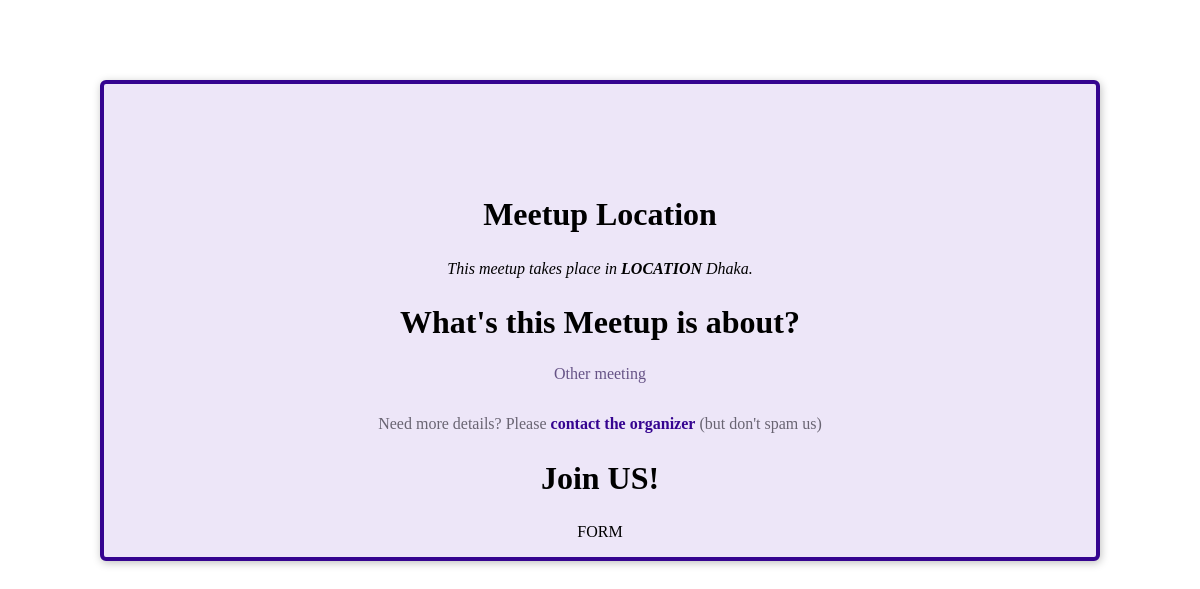
Page /meetup-details on the earlier database version.
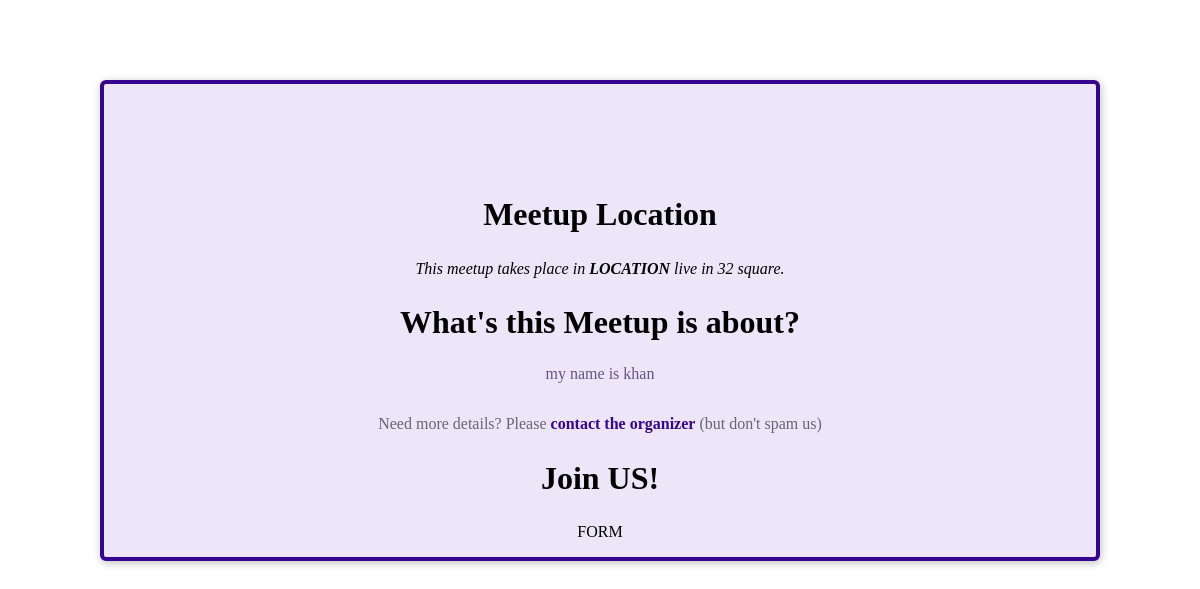
Same page on the later database version.
### model.py (models this page shows)
class meetups(db.Model):
   id = db.Column('meeting_id', db.Integer, primary_key=True)
   title = db.Column(db.String(100))
   description = db.Column(db.String(100))

### controller.py (the view)
@app.route('/meetup-details')
def meetup_details():
    titles = [item.title for item in meetups.query.all()]
    for item in titles:
        print(item)
    title = item
    description = [item.description for item in meetups.query.all()]
    for item in description:
        description = item
    return render_template('meetup-details.html', title = title, description = description)

### templates/meetup-details.html (shortened to what this page needs)
{% block site_css %}
<link rel="stylesheet" href="{{ url_for('static', filename='css/meetup-details.css') }}">
{% endblock %}
{% block body %}
    <article>
        <section id="location">
            <h2>Meetup Location</h2>
            <address>This meetup takes place in <span>LOCATION</span> {{description}}.</address>
        </section>
        <section id="details">
            <h2>What's this Meetup is about?</h2>
            <p>{{ title }}</p>
            <footer>
                <p>Need more details? Please <a href="">contact the organizer</a> (but don't spam us)</p>
            </footer>
        </section>
        <section id="registration">
            <h2>Join US!</h2>
            FORM
        </section>
    </article>
{% endblock %}

Differences in the rows shown:
no longer on this page (row unchanged): meetups: description "Dhaka", title "Other meeting"
added meetups: description "live in 32 square", title "my name is khan"
